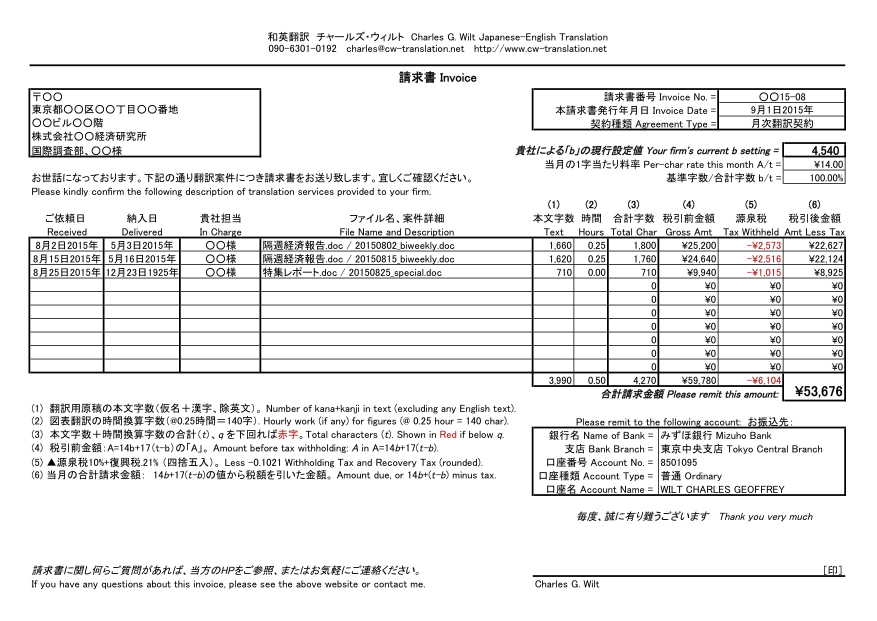
#> input picture file/1_jp.jpg, 1754 x 1241 px, found by its file name (shown at 1/2 size)
$ python test.py
#> lines starting #> are read from the running program, lines starting #| are printed output that depends on the picture
### src/library/preprocessor/main.py
import os
import io
import cv2
import numpy
from PIL import Image

noiseRemoveModeList = {
    "close": cv2.MORPH_CLOSE,
    "open": cv2.MORPH_OPEN,
    "dilate": cv2.MORPH_DILATE,
    "erode": cv2.MORPH_ERODE
}

def _imageArray(image, isRequestedFloat=False):
    if isinstance(image, numpy.ndarray):
        result = image
    else:
        result = numpy.array(image)

    if isRequestedFloat:
        result = result.astype(numpy.float32)
    else:
        if result.dtype != numpy.uint8:
            result = numpy.clip(result, 0, 255).astype(numpy.uint8)

    return result

def open(pathFull):
#> called with pathFull = '/home/app/file/input/1_jp.jpg'
    result = Image.open(pathFull)
#> result is the input picture: PIL image 1754x1241 RGB; mean R, G, B 234.4, 234.3, 234.3
    result.info["icc_profile"] = result.info.get("icc_profile")

    return _imageArray(result)

def resize(image, sizeLimit):
#> called with sizeLimit = 2048
    imageArray = _imageArray(image)

    height, width = imageArray.shape[:2]
#> height = 1241; width = 1754

    if height >= width:
        ratioHeight = sizeLimit / height
        ratioWidth = ratioHeight

        targetHeight = sizeLimit
        targetWidth = int(width * ratioHeight)
    else:
        ratioWidth = sizeLimit / width
#> ratioWidth = 1.17
        ratioHeight = ratioWidth
#> ratioHeight = 1.17

        targetWidth = sizeLimit
        targetHeight = int(height * ratioWidth)
#> targetHeight = 1449

    if ratioHeight < 1 and ratioWidth < 1:
        interpolation = cv2.INTER_AREA
    else:
        interpolation = cv2.INTER_CUBIC

    imageResult = cv2.resize(imageArray, (targetWidth, targetHeight), interpolation=interpolation)
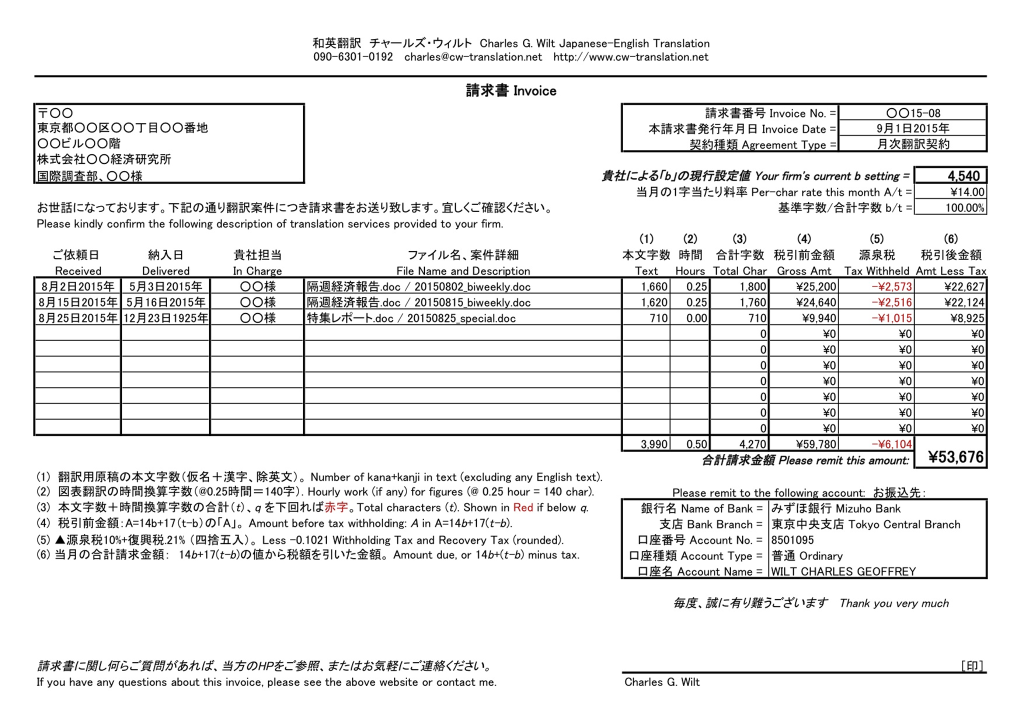
#> imageResult: shape (1449, 2048, 3) (shown at 1/2 size); mean R, G, B 233.9, 233.8, 233.8

    if imageResult.ndim == 2:
        channel = 1
    else:
        channel = imageResult.shape[2]
#> channel = 3

    return targetWidth, targetHeight, ratioWidth, ratioHeight, imageResult, channel

# [224 lines left out: functions resizeLineHeight, gray, color, medianBlur, binarization, contour and 8 more, not called in this run]

### src/library/preprocessor/test.py
# Source
import main

pathInput = "/home/app/file/input/1_jp.jpg"
pathOutput = "/home/app/file/output/preprocessor/1_jp.jpg"

image = main.open(pathInput)

#> (the run stopped early here; a loop or call above may not have finished)
